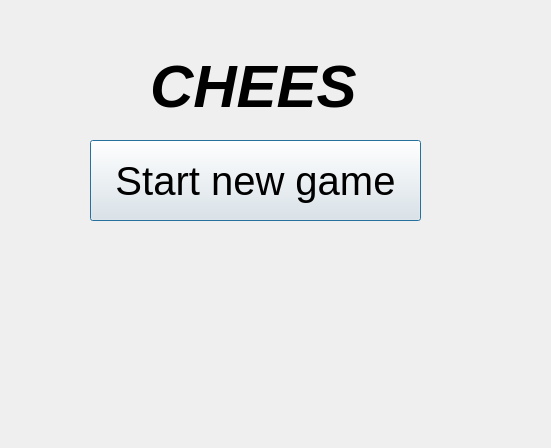
<?xml version="1.0" encoding="UTF-8"?>
<ui version="4.0">
 <class>Dialog</class>
 <widget class="QDialog" name="Dialog">
  <property name="geometry">
   <rect>
    <x>0</x>
    <y>0</y>
    <width>551</width>
    <height>448</height>
   </rect>
  </property>
  <property name="windowTitle">
   <string>Dialog</string>
  </property>
  <widget class="QPushButton" name="startNewGame">
   <property name="geometry">
    <rect>
     <x>90</x>
     <y>140</y>
     <width>331</width>
     <height>81</height>
    </rect>
   </property>
   <property name="font">
    <font>
     <pointsize>30</pointsize>
    </font>
   </property>
   <property name="text">
    <string>Start new game</string>
   </property>
  </widget>
  <widget class="QLabel" name="gameName">
   <property name="geometry">
    <rect>
     <x>150</x>
     <y>30</y>
     <width>261</width>
     <height>111</height>
    </rect>
   </property>
   <property name="font">
    <font>
     <pointsize>45</pointsize>
     <italic>true</italic>
     <bold>true</bold>
     <strikeout>false</strikeout>
    </font>
   </property>
   <property name="text">
    <string>CHEES</string>
   </property>
  </widget>
 </widget>
 <resources/>
 <connections/>
</ui>
